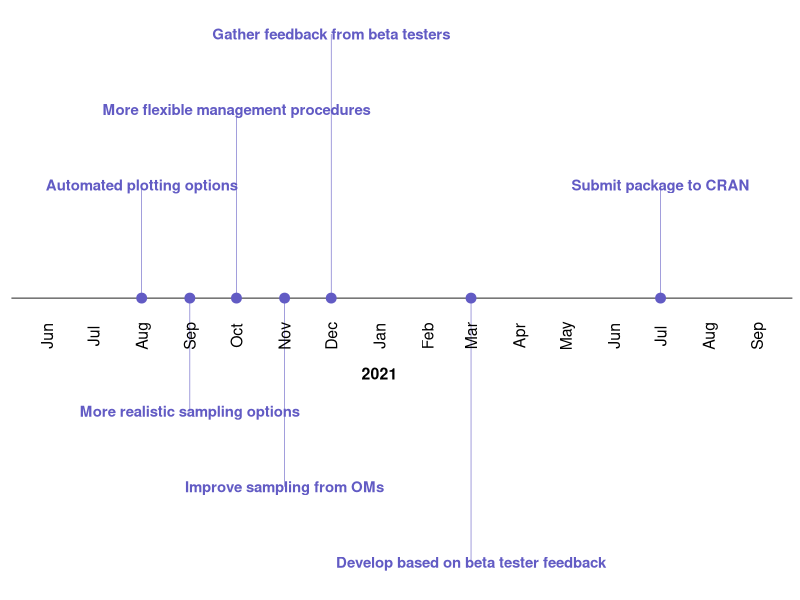

Here is the R script that generated this plot:
# based on https://benalexkeen.com/creating-a-timeline-graphic-using-r-and-ggplot2/

# load pkgs set options ----
library(ggplot2)
library(scales)
library(lubridate)
library(dplyr)
options(stringsAsFactors = FALSE) # needed if R < 4.0.0

# load data ----
df <- read.csv(file.path("data_raw", "ssmse_timeline.csv"))

# define a date ----
df$date <- with(df, ymd(sprintf('%04d%02d%02d', year, month, 1)))
df <- df[with(df, order(date)),]


# make status a factor ----
# could use use 3 color Dark 2 palette from 
# https://colorbrewer2.org/#type=qualitative&scheme=Dark2&n=3
# currently using hexes from NOAA palette
status_levels <- c("complete", "active", "planned")
status_colors <- c("#008998", "#D65F00", "#625BC4")
df$status <- factor(df$status, levels = status_levels, ordered = TRUE)

# define positions for events ----
positions <- c(0.3,-0.3, 0.5,-0.5, 0.7,-0.7)
directions <- c(1,-1)

line_pos <- data.frame(
  "date" = unique(df$date),
  "position" = rep(positions, length.out = length(unique(df$date))),
  "direction" = rep(directions, length.out = length(unique(df$date)))
)

df <- merge(x = df,
            y = line_pos,
            by = "date",
            all = TRUE)
df <- df[with(df, order(date, status)),]

# define the buffer ---
month_buffer <- 2
month_date_range <-
  seq(min(df$date) - months(month_buffer),
      max(df$date) + months(month_buffer),
      by = 'month')
month_format <- format(month_date_range, '%b')
month_df <- data.frame(month_date_range, month_format)

year_date_range <-
  seq(min(df$date) - months(month_buffer),
      max(df$date) + months(month_buffer),
      by = 'year')
year_date_range <- as.Date(intersect(
  ceiling_date(year_date_range, unit = "year"),
  floor_date(year_date_range, unit = "year")
),  origin = "1970-01-01")
year_format <- format(year_date_range, '%Y')
year_df <- data.frame(year_date_range, year_format)

# plot ----

timeline_plot <-
  ggplot(df, aes(x = date, y = 0, col = status, label = event)) +
  labs(col = "") +
  scale_color_manual(values = status_colors,
                     labels = status_levels,
                     drop = FALSE) +
  geom_hline(yintercept = 0, # horizonal lines
             color = "black",
             size = 0.3) +
  geom_segment( #vertical lines
    aes(y = position, yend = 0, xend = date, color = status),
    #color = "black",
    size = 0.2) +
  geom_point(aes(y = 0), size = 3) +
  geom_text(
    data = month_df,
    aes(x = month_date_range, y = -0.1, label = month_format),
    size = 4,
    vjust = 0.5,
    color = 'black',
    angle = 90) +
  geom_text(
    data = year_df,
    aes(x = year_date_range, y = -0.2, label = year_format,
        fontface = "bold"), size = 4, color = 'black') +
  geom_text(data = df, aes(y = position, label = event, fontface = "bold"), size = 3.8)+
  theme_classic() +
  theme(# Don't show axes, appropriately position legend
    axis.line.y = element_blank(),
    axis.text.y = element_blank(),
    axis.title.x = element_blank(),
    axis.title.y = element_blank(),
    axis.ticks.y = element_blank(),
    axis.text.x = element_blank(),
    axis.ticks.x = element_blank(),
    axis.line.x = element_blank(),
    legend.position = "none")
ggsave(file.path("figures", "SSMSE_timeline.png"), width = 6, height = 4, units = "in")
